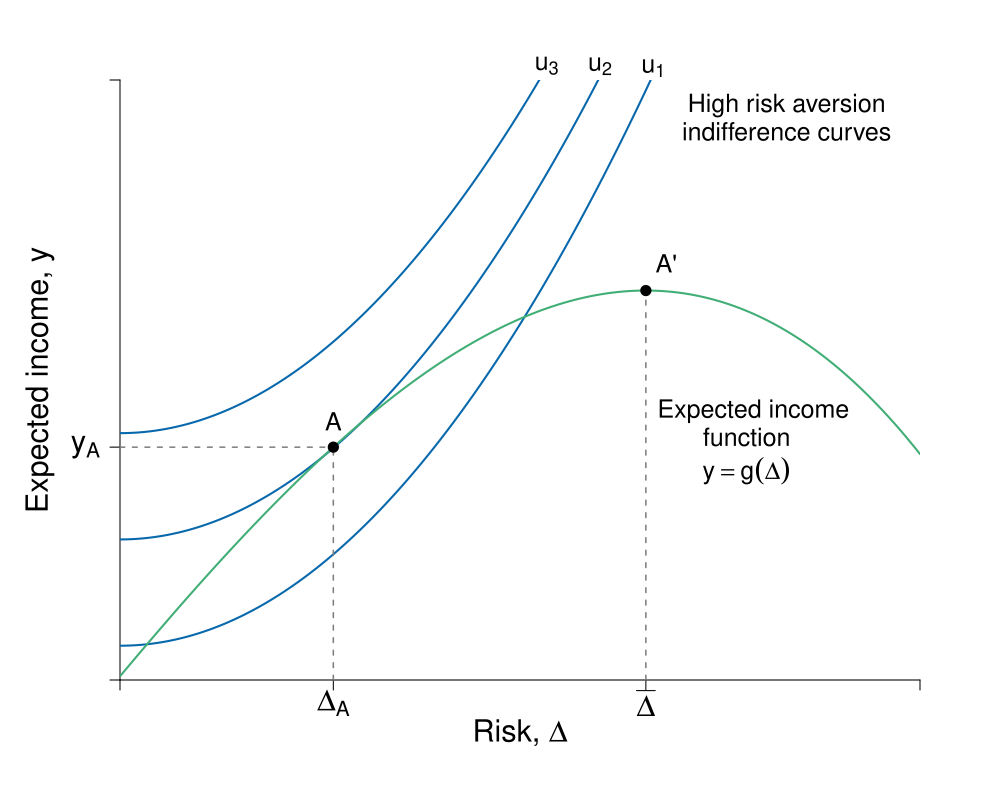

Reproduce this figure in R.
#Graph Designer: Simon Halliday & Riley Boeth '17
#Authors: Bowles, Foley and Halliday
#Title: Coordination, Conflict and Competition: A Text in Microeconomics

library(shape)
pdf(file = "capitalism/risks_feasible_very.pdf", width = 10, height = 8)


#Set parameters for graphics
axislabelsize <- 1.7
labelsize <- 1.7
graphlinewidth <- 3
segmentlinewidth <- 2

COL <- c("#7fc97f", "#beaed4", "#fdc086", "#ffff99", "#386cb0", "#f0027f", "#bf5b17", "#666666")
COLA <- c("#e0f3db", "#99d8c9","#66c2a4","#41ae76", "#238b45", "#005824")
COLB <- c("#c6dbef", "#4eb3d3", "#2b8cbe", "#0868ac","#084081")
COLC <- c("#fcfbfd", "#efedf5", "#dadaeb", "#bcbddc", "#9e9ac8", "#807dba", "#6a51a3", "#54278f", "#3f007d")

#Edited the margins to cater for the larger LHS labels
par(mar =  c(6, 6, 4, 4))

#Indifference curves of a risk-averse homo economicus (2nd graph out of the two for 4.7)

indiffA <- function(x, ua=2) {
  ua + (1/12)*(x)^2
}

#Average wealth function 

avgwealth <- function(x,y){
  (1.08)*((-1/35)*(((-((.9)*x-36))^2))+36.8+((-1/10)*(x-4)+(-1/1000)*((x-3)^3)))
}

#Add limits on axes and levels of utility for each indifference curve
ylims <- c(0, 35)
xlims <- c(0, 30)

npts <- 501 
x <- seq(xlims[1], xlims[2], length.out = npts)
y <- seq(ylims[1], ylims[2], length.out = npts) 

plot(0, 0, xlim = xlims, ylim = ylims, type = "n",
     xlab = expression(paste("")),
     ylab = expression(paste("")), 
     xaxt = "n", 
     yaxt = "n", 
     cex.lab = axislabelsize, 
     bty = "n", 
     xaxs="i", 
     yaxs="i"
)

#x and y limits with plain axes without ticks/numbers to match previous graph

#ticksx <- seq(from = 0, to = xlims[2]+1, by = 4)
#xlabels <- seq(from = 0, to = xlims[2], by = 1)
ticksx <- c(xlims[1], 8, 19.72, xlims[2])
xlabels <- c(NA, expression(paste(Delta[A])), expression(paste(bar(Delta))), NA)
#ticksy <- seq(from = 0, to = ylims[2]+1, by = 4)
#ylabels <- seq(from = 0, to = ylims[2], by = 1)
ticksy <- c(ylims[1], avgwealth(8), ylims[2])
ylabels <- c(NA, expression(paste(y[A])), NA)


axis(1,at = ticksx,  pos = 0, labels = xlabels, cex.axis = axislabelsize)
axis(2,at = ticksy,  pos = 0, labels = ylabels, las = 1, cex.axis = axislabelsize)

npts <- 500 
xx1 <- seq(xlims[1], xlims[2], length.out = npts)
xx2 <- seq(0, xlims[2], length.out = npts)
xx3 <- seq(xlims[1], 0, length.out = npts)
xx4 <- seq(-11, 0, length.out = npts)


lines(xx1, indiffA(xx1, ua = 2), col = COLB[4], lwd = graphlinewidth)
lines(xx1, indiffA(xx1, ua = 8.2), col = COLB[4], lwd = graphlinewidth)
lines(xx1, indiffA(xx1, ua = 14.4), col = COLB[4], lwd = graphlinewidth)
lines(xx1, avgwealth(xx1), col = COLA[4], lwd = graphlinewidth)


#Axis labels and draw linear utility function
mtext(expression(paste("Risk, ", Delta)), side = 1, line = 2.5, cex = axislabelsize)
text(-3, 0.5*ylims[2], expression(paste("Expected income, ", y)), xpd = TRUE, cex = axislabelsize, srt = 90) 

#Label various points on line

text(8, avgwealth(8)+1.5, expression(paste(A)), cex = labelsize)
segments(8, 0, 8, avgwealth(8), lty = 2, col = "gray", lwd = segmentlinewidth)
segments(0, avgwealth(8), 8, avgwealth(8), lty = 2, col = "gray", lwd = segmentlinewidth)
points(8, avgwealth(8), pch = 16, col = "black", cex = 1.5)
# 
# segments(25, 0, 25, avgwealth(25), lty = 2, col = "gray", lwd = segmentlinewidth)
# points(25, avgwealth(25), pch = 16, col = "black", cex = 1.5)
# 
# text(20, avgwealth(20)+1, expression(paste(y, ""[max])), cex = labelsize)
# segments(20, 0, 20, avgwealth(20), lty = 2, col = "gray", lwd = segmentlinewidth)
# points(20, avgwealth(20), pch = 16, col = "black", cex = 1.5)
# 
# text(14.7, avgwealth(15)+1, expression(paste("e")), cex = labelsize)
# segments(15, 0, 15, avgwealth(15), lty = 2, col = "gray", lwd = segmentlinewidth)
# points(15, avgwealth(15), pch = 16, col = "black", cex = 1.5)
# 
# segments(12, 0, 12, avgwealth(12), lty = 2, col = "gray", lwd = segmentlinewidth)
# points(12, avgwealth(12), pch = 16, col = "black", cex = 1.5)

#Label relevant points on axes

#label the three indifference curves

text(20, indiffA(20)+0.355, expression(paste(u[1])), xpd = TRUE, cex = labelsize)
text(18, indiffA(18)+6.8, expression(paste(u[2])),  xpd = TRUE, cex = labelsize)
text(16, indiffA(16)+12.5, expression(paste(u[3])),  xpd = TRUE, cex = labelsize)

#Label average wealth curve and indifference curves generally

text(23.75, avgwealth(30)+2.5, expression(paste("Expected income")), xpd = TRUE, cex = labelsize)
text(23.5, avgwealth(30)+1, expression(paste("function")), xpd = TRUE, cex = labelsize)
text(23.5, avgwealth(30)-1, expression(paste(y == g(Delta))), xpd = TRUE, cex = labelsize)

#text(25, 35, expression(paste("Very")), xpd = TRUE, cex = labelsize)
text(25, 33.5, expression(paste("High risk aversion")), xpd = TRUE, cex = labelsize)
text(25, 32, expression(paste("indifference curves")), xpd = TRUE, cex = labelsize)

# Label Max
segments(19.72, 0, 19.72, 22.718, lty = 2, col = "gray", lwd = segmentlinewidth)
points(19.72, 22.718, pch = 16, col = "black", cex = 1.5)
text(20.5, 24.3, expression(paste("A'")), xpd = TRUE, cex = labelsize)





dev.off()
